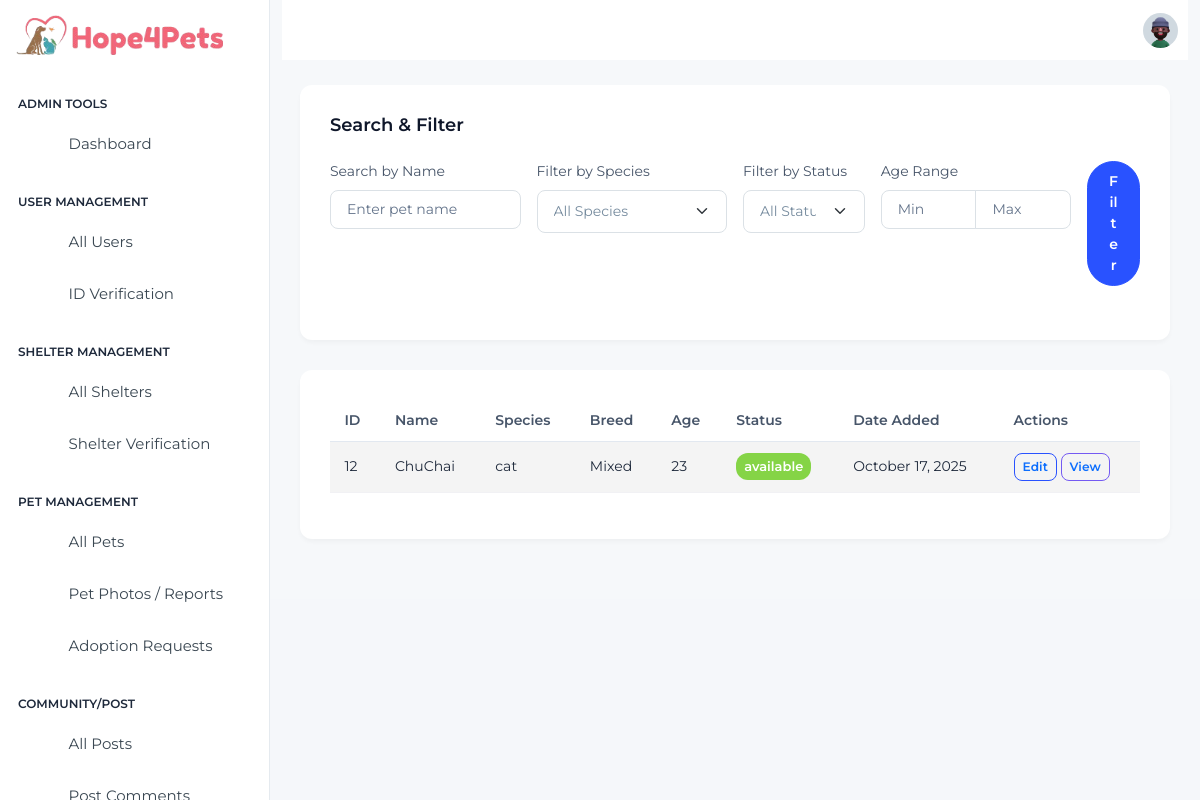
Page /admin/views/Pet/pets.php (signed in) on the committed database.
### tables this page shows
CREATE TABLE `pets` (
  `id` bigint(20) UNSIGNED NOT NULL,
  `owner_id` bigint(20) UNSIGNED NOT NULL,
  `shelter_id` bigint(20) UNSIGNED DEFAULT NULL,
  `name` varchar(200) NOT NULL,
  `species` enum('dog','cat','bird','rabbit','other') DEFAULT 'other',
  `breed` varchar(200) DEFAULT NULL,
  `age` varchar(50) DEFAULT NULL,
  `gender` enum('male','female','unknown') DEFAULT 'unknown',
  `size` enum('small','medium','large','extra-large') DEFAULT 'medium',
  `pet_photos` varchar(255) NOT NULL,
  `vaccine_status` varchar(255) DEFAULT NULL,
  `health_status` varchar(255) DEFAULT NULL,
  `location` varchar(255) DEFAULT NULL,
  `description` text DEFAULT NULL,
  `status` enum('available','pending','adopted','removed') DEFAULT 'available',
  `created_at` timestamp NOT NULL DEFAULT current_timestamp()
);

### controllers/BaseController.php (called while the page is built, shortened)
<?php
require_once __DIR__ . '/../config/db-connection/db_connection.php';
abstract class BaseController {
    protected static ?mysqli $conn = null;
    protected static function db(): mysqli {
        if (self::$conn === null) {
            global $conn;
            self::$conn = $conn;
        }
        return self::$conn;
    }
    protected static function fetchAll(string $sql, string $types = '', array $params = []): array {
        $mysqli = self::db();
        try {
            if ($types !== '' && !empty($params)) {
                $stmt = $mysqli->prepare($sql);
                $stmt->bind_param($types, ...$params);
                $stmt->execute();
                $result = $stmt->get_result();
                $rows = $result ? $result->fetch_all(MYSQLI_ASSOC) : [];
                return $rows;
            }
            $result = $mysqli->query($sql);
            $rows = $result->fetch_all(MYSQLI_ASSOC);
            return $rows;
        } catch (mysqli_sql_exception $e) {
            error_log('DB error in fetchAll: ' . $e->getMessage() . ' -- SQL: ' . $sql);
            return [];
        }
    }
}

### admin/controllers/Pet/pets-controller.php (called while the page is built, shortened)
<?php
require_once __DIR__ . '/../../../controllers/BaseController.php';
class PetsController extends BaseController {
    public static function listAll(array $filters = [], int $limit = 200): array {
        $sql = "SELECT id, name, species, breed, age, status, created_at FROM pets";
        $params = [];
        $types = '';
        $sql .= " ORDER BY created_at DESC LIMIT ?";
        $params[] = $limit;
        $types .= 'i';
        return self::fetchAll($sql, $types, $params);
    }
}
?>

### admin/views/Pet/pets.php (the view, shortened to what this page needs)
<?php
include dirname(__DIR__, 2) . '/sidebar.php';
?>
<div class="body-wrapper">
<?php include dirname(__DIR__, 2) . '/header.php'; ?>
<div class="container-fluid">
    <?php
    require_once dirname(__DIR__, 2) . '/controllers/Pet/pets-controller.php';
    $nameSearch = $_GET['name'] ?? '';
    $speciesFilter = $_GET['species'] ?? '';
    $statusFilter = $_GET['status'] ?? '';
    $minAgeFilter = $_GET['min_age'] ?? '';
    $maxAgeFilter = $_GET['max_age'] ?? '';
    $filters = [
        'name' => $nameSearch,
        'species' => $speciesFilter,
        'status' => $statusFilter,
        'min_age' => $minAgeFilter,
        'max_age' => $maxAgeFilter,
    ];
    $pets = PetsController::listAll($filters);
    ?>
    <div class="card">
        <div class="card-body">
            <h5 class="card-title fw-semibold mb-4">Search & Filter</h5>
            <form action="pets.php" method="GET" class="mb-4">
                <div class="row g-3">
                    <div class="col-md-6 col-lg-3">
                        <label for="name" class="form-label">Search by Name</label>
                        <input type="text" class="form-control" id="name" name="name" placeholder="Enter pet name" value="<?= htmlspecialchars($nameSearch) ?>">
                    </div>
                    <div class="col-md-6 col-lg-3">
                        <label for="species" class="form-label">Filter by Species</label>
                        <select class="form-select" id="species" name="species">
                            <option value="">All Species</option>
                        </select>
                    </div>
                    <div class="col-md-6 col-lg-2">
                        <label for="status" class="form-label">Filter by Status</label>
                        <select class="form-select" id="status" name="status">
                            <option value="">All Statuses</option>
                        </select>
                    </div>
                    <div class="col-md-6 col-lg-3">
                        <label class="form-label">Age Range</label>
                        <div class="input-group">
                            <input type="number" class="form-control" name="min_age" placeholder="Min" value="<?= htmlspecialchars($minAgeFilter) ?>">
                            <input type="number" class="form-control" name="max_age" placeholder="Max" value="<?= htmlspecialchars($maxAgeFilter) ?>">
                        </div>
                    </div>
                    <div class="col-lg-1 d-flex align-items-end">
                        <button type="submit" class="btn btn-primary w-100">Filter</button>
                    </div>
                </div>
            </form>
        </div>
    </div>
    <div class="card">
        <div class="card-body">
            <div class="table-responsive">
                <table class="table table-striped">
                    <thead>
                        <tr>
                            <th>ID</th>
                            <th>Name</th>
                            <th>Species</th>
                            <th>Breed</th>
                            <th>Age</th>
                            <th>Status</th>
                            <th>Date Added</th>
                            <th>Actions</th>
                        </tr>
                    </thead>
                    <tbody>
                        <?php if (empty($pets)) : ?>
                            <tr>
                                <td colspan="8" class="text-center">No pets found.</td>
                            </tr>
                        <?php else : ?>
                            <?php foreach ($pets as $pet) : ?>
                                <?php
                                $status = htmlspecialchars($pet['status']);
                                $badgeClass = 'bg-primary';
                                switch (strtolower($status)) {
                                    case 'available':
                                        $badgeClass = 'bg-success';
                                        break;
                                }
                                ?>
                                <tr>
                                    <td><?= htmlspecialchars($pet['id']) ?></td>
                                    <td><?= htmlspecialchars($pet['name']) ?></td>
                                    <td><?= htmlspecialchars($pet['species']) ?></td>
                                    <td><?= htmlspecialchars($pet['breed']) ?></td>
                                    <td><?= htmlspecialchars($pet['age']) ?></td>
                                    <td><span class="badge <?= $badgeClass ?> rounded-3 fw-semibold"><?= $status ?></span></td>
                                    <td><?= htmlspecialchars((new DateTime($pet['created_at']))->format('F j, Y')) ?></td>
                                    <td>
                                        <a href="edit-pet.php?id=<?= $pet['id'] ?>" class="btn btn-sm btn-outline-primary">Edit</a>
                                        <a href="view-pet.php?id=<?= $pet['id'] ?>" class="btn btn-sm btn-outline-info">View</a>
                                    </td>
                                </tr>
                            <?php endforeach; ?>
                        <?php endif; ?>
                    </tbody>
                </table>
            </div>
        </div>
    </div>
</div>
<?php include dirname(__DIR__, 2) . '/footer.php'; ?>

### assets/css/admin-theme.css (style rules this page uses)
body, .card, .left-sidebar, .navbar, .app-header, .sidebar-nav, .dropdown-menu, .table, .page-wrapper { transition: background-color .25s ease, color .25s ease, border-color .25s ease; }
body.theme-light { background-color: #f5f7fa; color: #1e293b; }
body.theme-light .card { background-color: #ffffff; color: inherit; }
body.theme-light .table, body.theme-dark .table { background:transparent !important; }
body.theme-light .table thead, body.theme-dark .table thead { background:transparent !important; }
body.theme-light .table thead th { border-bottom:1px solid #e2e8f0 !important; }
body.theme-light .table-striped > tbody > tr:nth-of-type(odd) > * { background: rgba(0,0,0,0.02) !important; }
body.theme-light .table, body.theme-light .table-light { --bs-table-bg: transparent !important; --bs-table-striped-bg: rgba(0,0,0,0.025) !important; --bs-table-hover-bg: rgba(0,0,0,0.04) !important; }
body.theme-light .table th, body.theme-light .table td, body.theme-dark .table th, body.theme-dark .table td { padding: .65rem .9rem !important; vertical-align: middle; }
body.theme-light .table th { font-weight:600; color: var(--h4p-text-secondary); }
body.theme-light { --h4p-text-primary: #1e293b; --h4p-text-secondary: #475569; --h4p-text-muted: #64748b; --h4p-text-invert: #f8fafc; --h4p-heading: #0f172a; --h4p-number: #111827; }
body.theme-light, body.theme-dark { color: var(--h4p-text-primary); }
body.theme-light h1,body.theme-light h2,body.theme-light h3,body.theme-light h4,body.theme-light h5,body.theme-light h6, body.theme-dark h1,body.theme-dark h2,body.theme-dark h3,body.theme-dark h4,body.theme-dark h5,body.theme-dark h6 { color: var(--h4p-heading); }
body.theme-light p, body.theme-dark p, body.theme-light li, body.theme-dark li, body.theme-light td, body.theme-dark td, body.theme-light th, body.theme-dark th { color: var(--h4p-text-primary); }
body.theme-light label, body.theme-dark label { color: var(--h4p-text-secondary); }
body.theme-light ::placeholder { color: var(--h4p-text-muted); opacity:1; }
body.theme-light a { color:#0d6efd; }

### rows in the picture
pets: id "12", name "ChuChai", species "cat", breed "Mixed", age "23", status "available", created_at "October 17, 2025"
